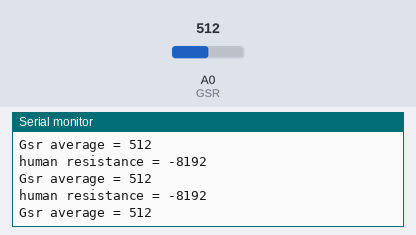
This sketch was run on a simulated Arduino Uno, built with avr-gcc and run on an emulated ATmega328P. On the bench: the last lines printed to the serial monitor. The inputs (shaded band) are chosen by the test bench; at power-on: A0 (GSR) = 512.

Above: at 1.2 s.
1.3 s: A0 (GSR) set to 716
At 1.9 s:
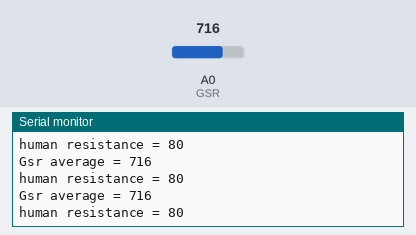
4.3 s: A0 (GSR) set to 0
At 5.1 s:
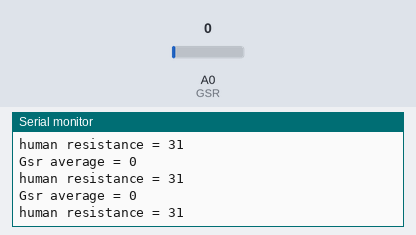
7.3 s: A0 (GSR) set to 20
At 8.4 s:
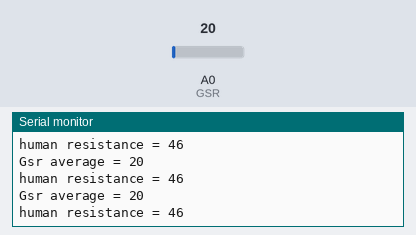
10.3 s: A0 (GSR) set to 306
At 11.2 s:
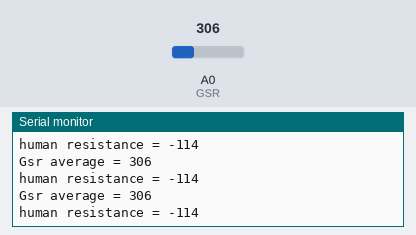
13.3 s: A0 (GSR) set to 511
At 14.2 s:
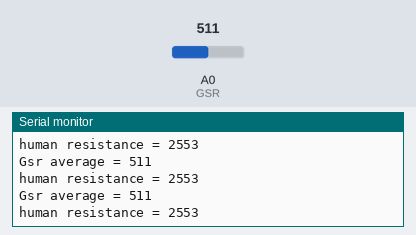
Timing chart, 0 to 16.3 s (numbered marks = the images above; inputs shaded):
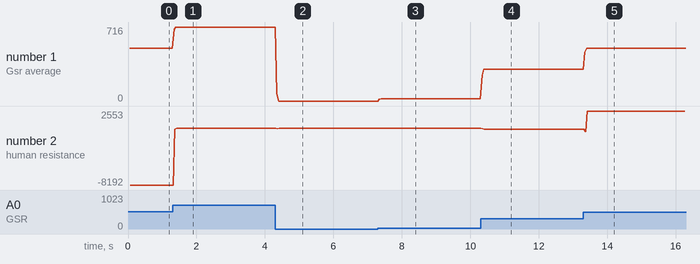

The sketch:

latihanGSR.ino
```cpp
const int GSR=A0;
int sensorValue=0;
int gsr_average=0;
void setup() {
 Serial.begin(9600);
}

void loop() {
  long sum=0;
  for(int i=0;i<10;i++){
    sensorValue=analogRead(GSR);
    sum += sensorValue;
    delay(5);
  }
  gsr_average = sum/10;
  Serial.print("Gsr average = ");
  Serial.println(gsr_average);
  int human_resistance = ((1024+2*gsr_average)*10000)/(516-gsr_average);
  Serial.print("human resistance = ");
  Serial.println(human_resistance);
}
```

Measured:
- after the input at 1.3 s, the serial monitor: prints a new line after 0.05 s (image 1)
- after the input at 4.3 s, the serial monitor: prints a new line after 0.05 s (image 2)
- after the input at 7.3 s, the serial monitor: prints a new line at once (image 3)
- after the input at 10.3 s, the serial monitor: prints a new line at once (image 4)
- after the input at 13.3 s, the serial monitor: prints a new line after 0.05 s (image 5)
- plotted number 1: 512 → 716 after the input at 1.3 s, 716 → 0 after the input at 4.3 s, 0 → 20 after the input at 7.3 s, 20 → 306 after the input at 10.3 s, 306 → 51 after the input at 13.3 s
- plotted number 2: -8192 → 80 after the input at 1.3 s, 80 → 31 after the input at 4.3 s, 31 → 46 after the input at 7.3 s, 46 → -114 after the input at 10.3 s, -114 → 2553 after the input at 13.3 s
